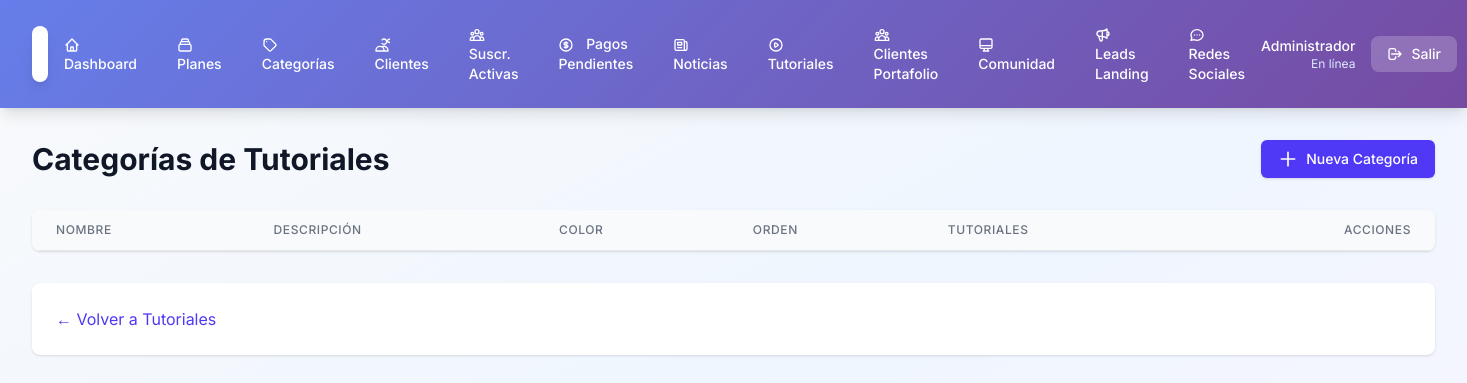
/admin/categorias_tutoriales.php (signed in), run on an earlier commit of the app's database.
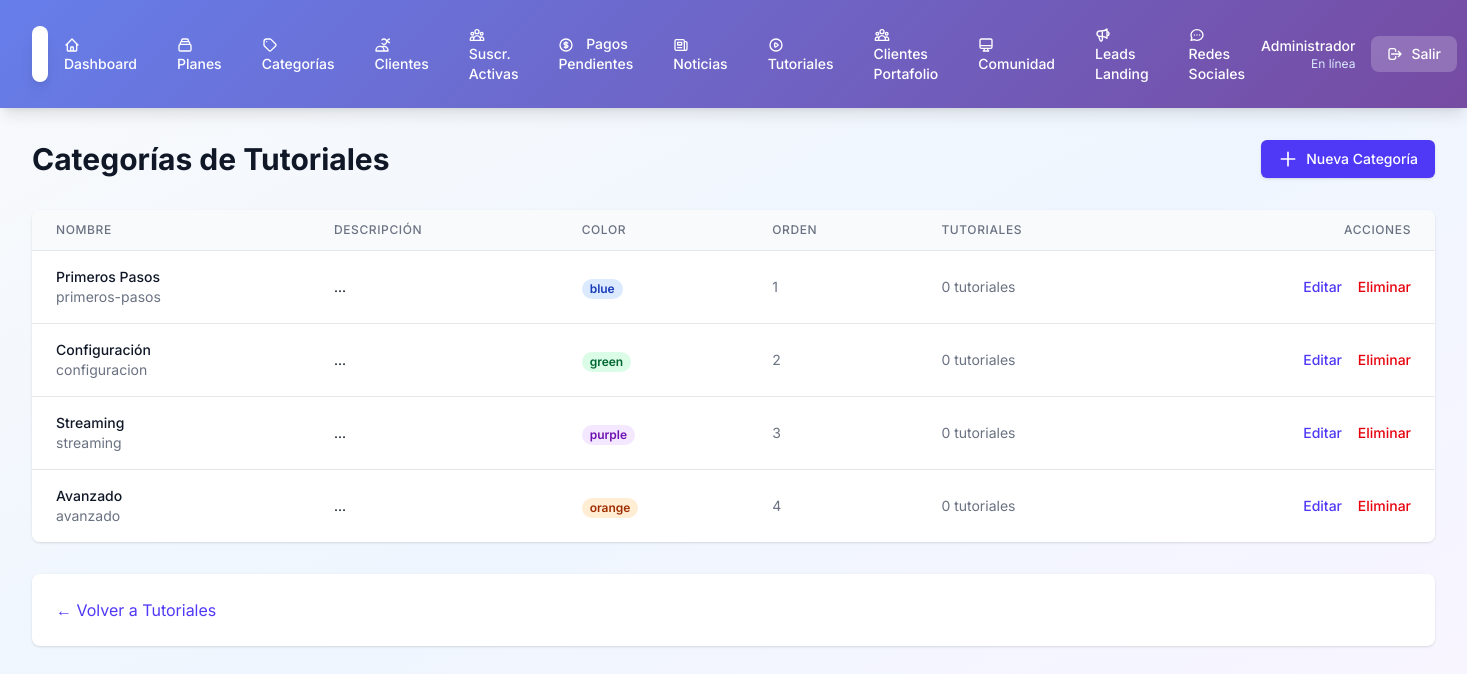
And on a later commit of the database.
### tables this page shows
CREATE TABLE IF NOT EXISTS `tutorial_categories` (
  `id` int(11) NOT NULL AUTO_INCREMENT,
  `name` varchar(100) NOT NULL,
  `slug` varchar(100) NOT NULL,
  `color` varchar(20) DEFAULT 'blue',
  `display_order` int(11) DEFAULT 0,
  `created_at` timestamp NOT NULL DEFAULT current_timestamp(),
  `updated_at` timestamp NOT NULL DEFAULT current_timestamp() ON UPDATE current_timestamp(),
  PRIMARY KEY (`id`),
  UNIQUE KEY `slug` (`slug`),
  KEY `idx_slug` (`slug`),
  KEY `idx_display_order` (`display_order`)
);

### admin/categorias_tutoriales.php (the view, shortened to what this page needs)
<?php
include 'header.php';
$pdo = getDatabase();
$stmt = $pdo->query("SELECT * FROM tutorial_categories ORDER BY display_order ASC");
$categories = $stmt->fetchAll(PDO::FETCH_ASSOC);
?>
<div class="space-y-8">
    <div class="flex justify-between items-center">
        <h1 class="text-3xl font-bold text-gray-900">Categorías de Tutoriales</h1>
        <a href="categoria_editar.php" class="inline-flex items-center px-4 py-2 border border-transparent text-sm font-medium rounded-md shadow-sm text-white bg-indigo-600 hover:bg-indigo-700">
            <svg class="h-5 w-5 mr-2" fill="none" stroke="currentColor" viewBox="0 0 24 24">
                <path stroke-linecap="round" stroke-linejoin="round" stroke-width="2" d="M12 4v16m8-8H4"/>
            </svg>
            Nueva Categoría
        </a>
    </div>
    <div class="bg-white shadow overflow-hidden sm:rounded-lg">
        <table class="min-w-full divide-y divide-gray-200">
            <thead class="bg-gray-50">
                <tr>
                    <th class="px-6 py-3 text-left text-xs font-medium text-gray-500 uppercase tracking-wider">Nombre</th>
                    <th class="px-6 py-3 text-left text-xs font-medium text-gray-500 uppercase tracking-wider">Descripción</th>
                    <th class="px-6 py-3 text-left text-xs font-medium text-gray-500 uppercase tracking-wider">Color</th>
                    <th class="px-6 py-3 text-left text-xs font-medium text-gray-500 uppercase tracking-wider">Orden</th>
                    <th class="px-6 py-3 text-left text-xs font-medium text-gray-500 uppercase tracking-wider">Tutoriales</th>
                    <th class="px-6 py-3 text-right text-xs font-medium text-gray-500 uppercase tracking-wider">Acciones</th>
                </tr>
            </thead>
            <tbody class="bg-white divide-y divide-gray-200">
                <?php foreach ($categories as $category): ?>
                    <?php
                    $stmt = $pdo->prepare("SELECT COUNT(*) as count FROM tutorials WHERE category_id = ?");
                    $stmt->execute([$category['id']]);
                    $tutorialCount = $stmt->fetch()['count'];
                    ?>
                    <tr>
                        <td class="px-6 py-4 whitespace-nowrap">
                            <div class="text-sm font-medium text-gray-900"><?php echo htmlspecialchars($category['name']); ?></div>
                            <div class="text-sm text-gray-500"><?php echo htmlspecialchars($category['slug']); ?></div>
                        </td>
                        <td class="px-6 py-4">
                            <div class="text-sm text-gray-900"><?php echo htmlspecialchars(substr($category['description'], 0, 100)); ?>...</div>
                        </td>
                        <td class="px-6 py-4 whitespace-nowrap">
                            <span class="px-2 inline-flex text-xs leading-5 font-semibold rounded-full bg-<?php echo htmlspecialchars($category['color']); ?>-100 text-<?php echo htmlspecialchars($category['color']); ?>-800">
                                <?php echo htmlspecialchars($category['color']); ?>
                            </span>
                        </td>
                        <td class="px-6 py-4 whitespace-nowrap text-sm text-gray-500">
                            <?php echo $category['display_order']; ?>
                        </td>
                        <td class="px-6 py-4 whitespace-nowrap text-sm text-gray-500">
                            <?php echo $tutorialCount; ?> tutoriales
                        </td>
                        <td class="px-6 py-4 whitespace-nowrap text-right text-sm font-medium">
                            <a href="categoria_editar.php?id=<?php echo $category['id']; ?>" class="text-indigo-600 hover:text-indigo-900 mr-3">Editar</a>
                            <?php if ($tutorialCount == 0): ?>
                                <a href="categoria_eliminar.php?id=<?php echo $category['id']; ?>"
                                   class="text-red-600 hover:text-red-900"
                                   onclick="return confirm('¿Estás seguro de eliminar esta categoría?')">Eliminar</a>
                            <?php endif; ?>
                        </td>
                    </tr>
                <?php endforeach; ?>
            </tbody>
        </table>
    </div>
    <div class="bg-white shadow sm:rounded-lg p-6">
        <a href="tutoriales.php" class="text-indigo-600 hover:text-indigo-900">
            ← Volver a Tutoriales
        </a>
    </div>
</div>
<?php include 'footer.php'; ?>

What changed in the data, as far as the page shows it:
added tutorial_categories: name "Primeros Pasos", slug "primeros-pasos", color "blue", display_order "1", tutorialCount "0"
added tutorial_categories: name "Configuración", slug "configuracion", color "green", display_order "2", tutorialCount "0"
added tutorial_categories: name "Streaming", slug "streaming", color "purple", display_order "3", tutorialCount "0"
added tutorial_categories: name "Avanzado", slug "avanzado", color "orange", display_order "4", tutorialCount "0"
